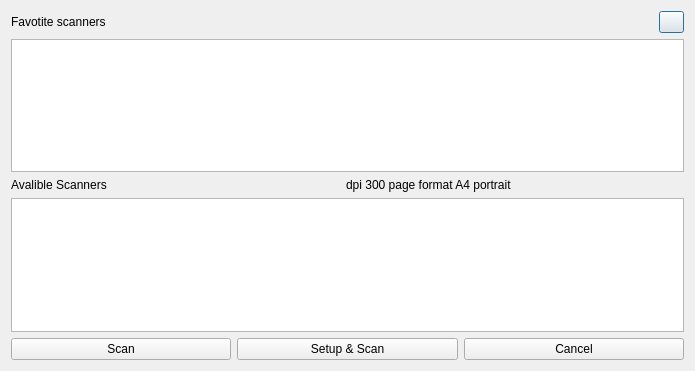
<?xml version="1.0" encoding="UTF-8"?>
<ui version="4.0">
 <class>CScannerDialog</class>
 <widget class="QDialog" name="CScannerDialog">
  <property name="geometry">
   <rect>
    <x>0</x>
    <y>0</y>
    <width>695</width>
    <height>371</height>
   </rect>
  </property>
  <property name="windowTitle">
   <string>Dialog</string>
  </property>
  <layout class="QVBoxLayout" name="verticalLayout">
   <item>
    <widget class="QFrame" name="frame_2">
     <property name="frameShape">
      <enum>QFrame::Shape::NoFrame</enum>
     </property>
     <property name="frameShadow">
      <enum>QFrame::Shadow::Raised</enum>
     </property>
     <layout class="QHBoxLayout" name="horizontalLayout_2">
      <property name="leftMargin">
       <number>0</number>
      </property>
      <property name="topMargin">
       <number>0</number>
      </property>
      <property name="rightMargin">
       <number>0</number>
      </property>
      <property name="bottomMargin">
       <number>0</number>
      </property>
      <item>
       <widget class="QLabel" name="label">
        <property name="text">
         <string>Favotite scanners</string>
        </property>
       </widget>
      </item>
      <item>
       <widget class="QPushButton" name="pbClear">
        <property name="sizePolicy">
         <sizepolicy hsizetype="Fixed" vsizetype="Fixed">
          <horstretch>0</horstretch>
          <verstretch>0</verstretch>
         </sizepolicy>
        </property>
        <property name="maximumSize">
         <size>
          <width>25</width>
          <height>25</height>
         </size>
        </property>
        <property name="text">
         <string/>
        </property>
        <property name="icon">
         <iconset theme="QIcon::ThemeIcon::ViewRestore"/>
        </property>
        <property name="flat">
         <bool>false</bool>
        </property>
       </widget>
      </item>
     </layout>
    </widget>
   </item>
   <item>
    <widget class="QTableView" name="priorityTableView">
     <property name="showGrid">
      <bool>false</bool>
     </property>
    </widget>
   </item>
   <item>
    <widget class="QFrame" name="frame_3">
     <property name="frameShape">
      <enum>QFrame::Shape::NoFrame</enum>
     </property>
     <property name="frameShadow">
      <enum>QFrame::Shadow::Raised</enum>
     </property>
     <layout class="QHBoxLayout" name="horizontalLayout_3">
      <property name="leftMargin">
       <number>0</number>
      </property>
      <property name="topMargin">
       <number>0</number>
      </property>
      <property name="bottomMargin">
       <number>0</number>
      </property>
      <item>
       <widget class="QLabel" name="label_2">
        <property name="text">
         <string>Avalible Scanners</string>
        </property>
       </widget>
      </item>
      <item>
       <widget class="QLabel" name="label_3">
        <property name="text">
         <string>dpi 300 page format A4 portrait</string>
        </property>
       </widget>
      </item>
     </layout>
    </widget>
   </item>
   <item>
    <widget class="QTableView" name="availableTableView">
     <property name="showGrid">
      <bool>false</bool>
     </property>
    </widget>
   </item>
   <item>
    <widget class="QFrame" name="frame">
     <property name="frameShape">
      <enum>QFrame::Shape::NoFrame</enum>
     </property>
     <property name="frameShadow">
      <enum>QFrame::Shadow::Raised</enum>
     </property>
     <layout class="QHBoxLayout" name="horizontalLayout">
      <property name="leftMargin">
       <number>0</number>
      </property>
      <property name="topMargin">
       <number>0</number>
      </property>
      <property name="rightMargin">
       <number>0</number>
      </property>
      <property name="bottomMargin">
       <number>0</number>
      </property>
      <item>
       <widget class="QPushButton" name="m_pbScan">
        <property name="text">
         <string>Scan</string>
        </property>
        <property name="icon">
         <iconset resource="../../res/resources.qrc">
          <normaloff>:/icons/device_scanner_icon.png</normaloff>:/icons/device_scanner_icon.png</iconset>
        </property>
       </widget>
      </item>
      <item>
       <widget class="QPushButton" name="m_pbSetup">
        <property name="text">
         <string>Setup &amp;&amp; Scan</string>
        </property>
        <property name="icon">
         <iconset resource="../../res/resources.qrc">
          <normaloff>:/icons/setup_utility_tools.png</normaloff>:/icons/setup_utility_tools.png</iconset>
        </property>
       </widget>
      </item>
      <item>
       <widget class="QPushButton" name="m_pbCancel">
        <property name="text">
         <string>Cancel</string>
        </property>
        <property name="icon">
         <iconset resource="../../res/resources.qrc">
          <normaloff>:/icons/cancel_icon.png</normaloff>:/icons/cancel_icon.png</iconset>
        </property>
       </widget>
      </item>
     </layout>
    </widget>
   </item>
  </layout>
 </widget>
 <resources>
  <include location="../../res/resources.qrc"/>
 </resources>
 <connections/>
</ui>
